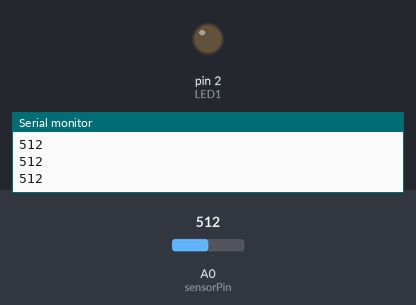
The sketch below on a simulated Arduino Uno, built with avr-gcc and run on an emulated ATmega328P. Shown: output pins drawn as LEDs (lit = HIGH), the last lines printed to the serial monitor. The test bench sets the inputs (shaded band); at power-on: A0 (sensorPin) = 512. Pins used as bus, display or sensor lines are not drawn.

Above: at 1.2 s.
1.3 s: A0 (sensorPin) set to 988
2.8 s: A0 (sensorPin) set to 1018
At 4.0 s:
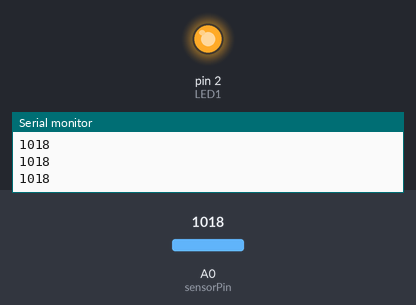
4.3 s: A0 (sensorPin) set to 990
At 5.5 s:
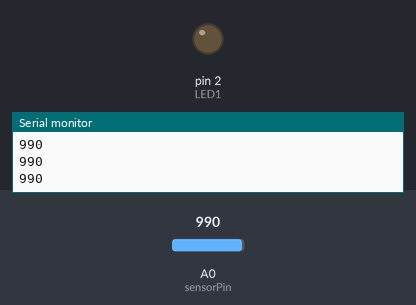
5.8 s: A0 (sensorPin) set to 1010
At 6.5 s:
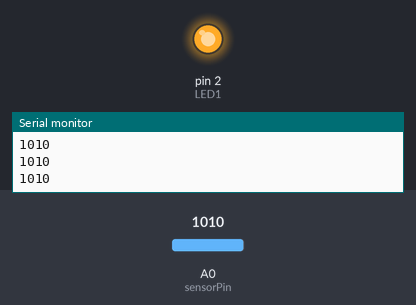
Timing chart, 0 to 8.3 s (numbered marks = the images above; inputs shaded):
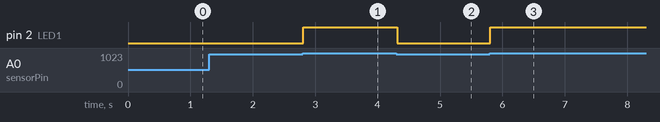

The sketch:

test_microphone.ino
```cpp
int sensorPin =A0 ;  // define analog port A0   //set value to 0
int LED1 = 2;
int LED2 = 0;
int LED3 = 1;
int threshold = 1000;
int value = 0;


void setup()
{
 Serial.begin(9600); //set the baud rate to 9600
 pinMode(sensorPin, INPUT);
 pinMode(LED1,OUTPUT);
 pinMode(LED2,OUTPUT);
 pinMode(LED3,OUTPUT);

}

void loop()
{
value = analogRead(sensorPin);  //set the value as the value read from A0
Serial.println(value); //print the value and line wrap //

if (value >= threshold ) {
  digitalWrite(LED1,HIGH);
  digitalWrite(LED2,LOW);
  digitalWrite(LED3,HIGH);
  delay(100);
}
else{
  digitalWrite(LED1,LOW);
  digitalWrite(LED2,HIGH);
  digitalWrite(LED3,LOW);
}

}
```

Measured:
- the behaviour switches between 999 and 1000 on A0 (sensorPin) (found by bisection; images 0 and 1)
- after the input at 2.8 s, pin 2 (LED1): LOW → HIGH at once
- after the input at 4.3 s, pin 2 (LED1): HIGH → LOW at once
- after the input at 5.8 s, pin 2 (LED1): LOW → HIGH at once
